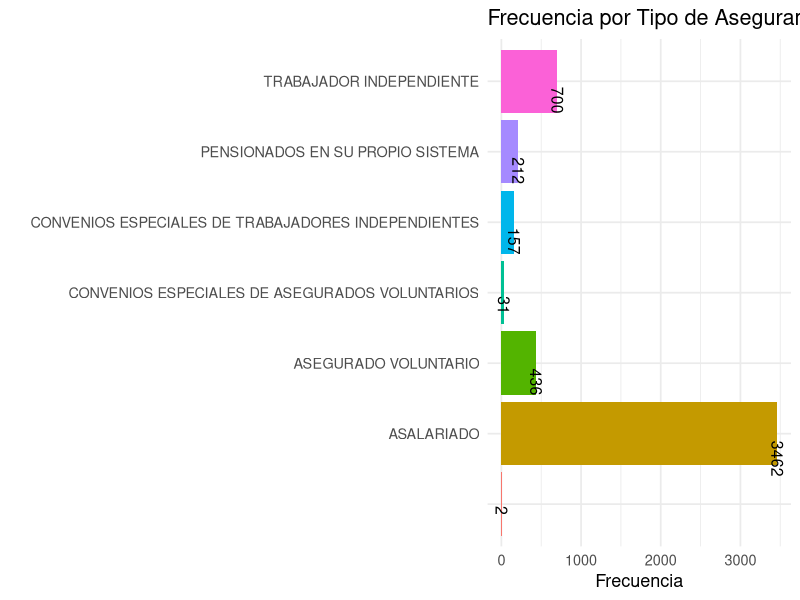
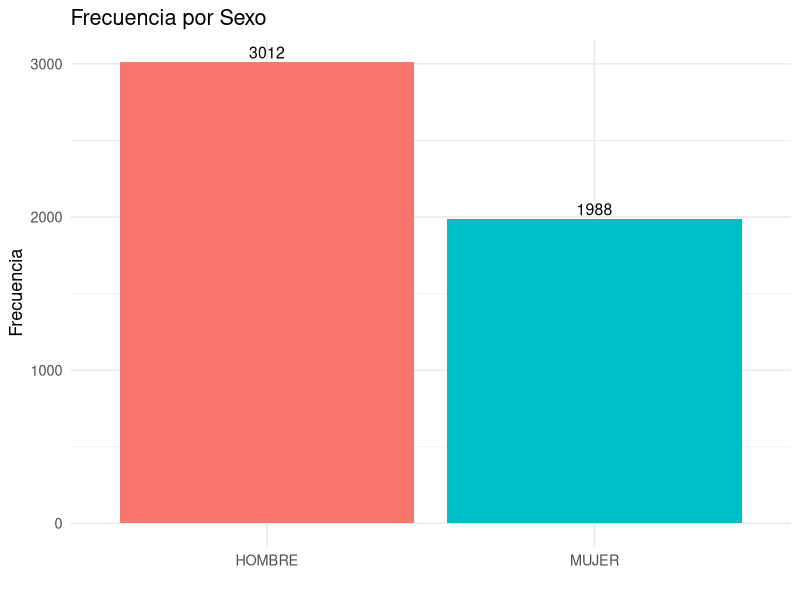
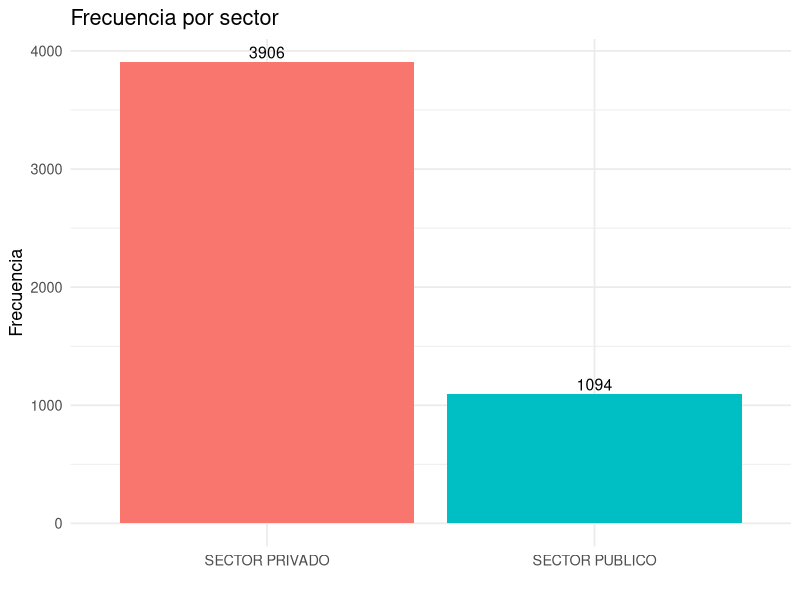
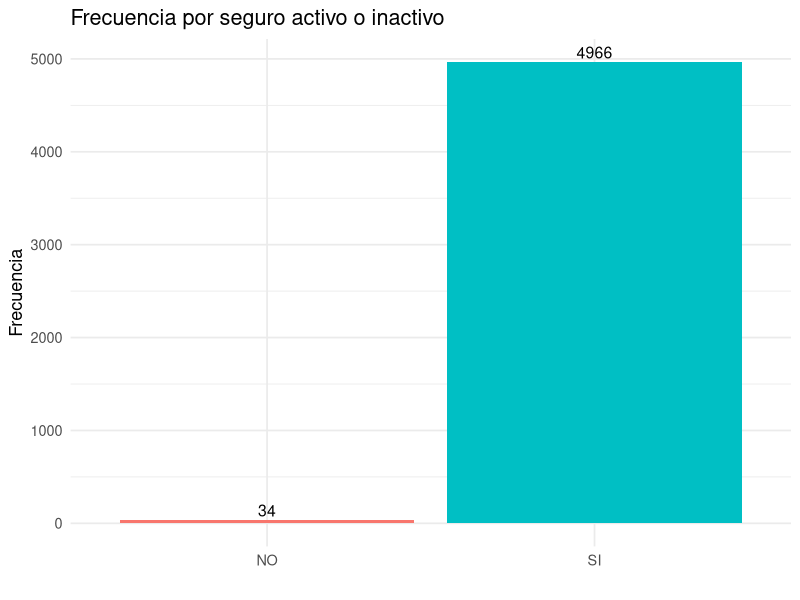
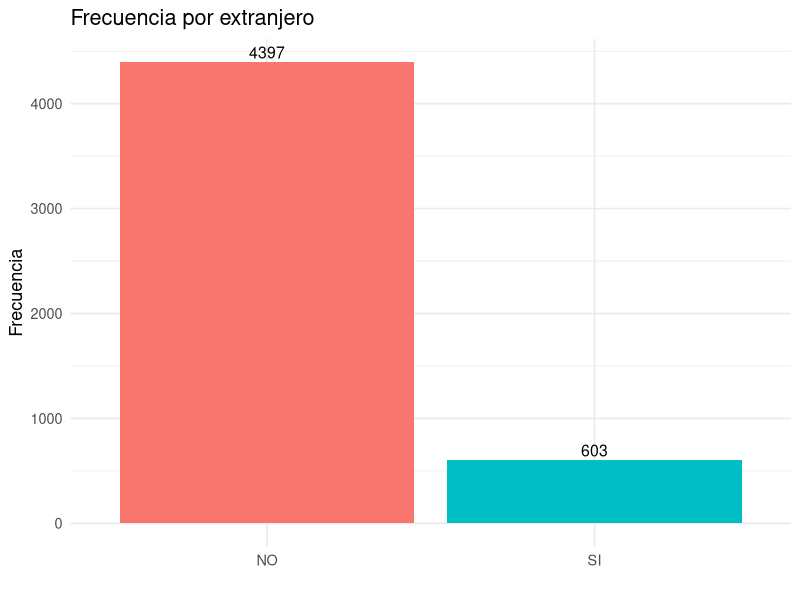
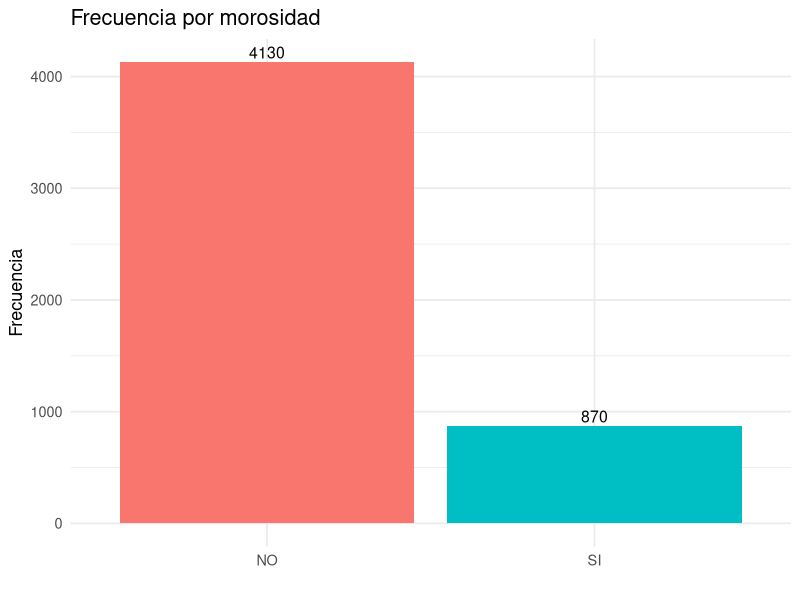

Write the R code that produced these figures, in order.
## ---- chunk 1
library(here)

datos <- read.table(here("data", "moras.txt"), header = TRUE, sep = ",", dec = ".", stringsAsFactors = FALSE )

## ---- chunk 2

datos$SALARIO <- gsub("\"", "", datos$SALARIO)      
datos$SALARIO <- gsub(",", ".", datos$SALARIO) 
datos$SALARIO <- as.numeric(datos$SALARIO) 

resumen <- data.frame(
  MEDIDOR = c("MINIMO", "MAXIMO", "CUARTIL_1", "MEDIANA", "CUARTIL_3", "PROMEDIO"),
  SALARIO = c(
    min(datos$SALARIO, na.rm = TRUE),
    max(datos$SALARIO, na.rm = TRUE),
    quantile(datos$SALARIO, 0.25, na.rm = TRUE),
    median(datos$SALARIO, na.rm = TRUE),
    quantile(datos$SALARIO, 0.75, na.rm = TRUE),
    mean(datos$SALARIO, na.rm = TRUE)
  ),
  EDAD = c(
    min(datos$EDAD, na.rm = TRUE),
    max(datos$EDAD, na.rm = TRUE),
    quantile(datos$EDAD, 0.25, na.rm = TRUE),
    median(datos$EDAD, na.rm = TRUE),
    quantile(datos$EDAD, 0.75, na.rm = TRUE),
    mean(datos$EDAD, na.rm = TRUE)
  )
)
knitr::kable(resumen, caption = "Resumen de 5 numeros y promedio.")
## ---- chunk 3
library(dplyr)

datos <- datos %>%
  mutate(
    Z_SALARIO = (SALARIO - mean(SALARIO, na.rm = TRUE)) / sd(SALARIO, na.rm = TRUE),
    OUTLIER_SALARIO = ifelse(abs(Z_SALARIO) > 1.96, "OUTLIER", "NO"),

    Z_EDAD = (EDAD - mean(EDAD, na.rm = TRUE)) / sd(EDAD, na.rm = TRUE),
    OUTLIER_EDAD = ifelse(abs(Z_EDAD) > 1.96, "OUTLIER", "NO")
  )
zscore <- datos %>% 
  select(Z_SALARIO, OUTLIER_SALARIO, Z_EDAD, OUTLIER_EDAD) %>% 
  head(10)
knitr::kable(zscore, caption = "Aplicacion del Z-score.")
## ---- chunk 4
porcentaje_na <- sapply(datos, function(x) {
  sum(is.na(x)) / length(x) * 100
})
na <- data.frame(
  COLUMNA = names(porcentaje_na),
  PORCENTAJE = round(porcentaje_na, 2)
)
knitr::kable(na, caption = "Porcentaje de valores nulos en cada columna.")
## ---- chunk 5

datos <- datos %>%
  mutate(
    SALARIO_IMPUT = ifelse(
      is.na(SALARIO) | SALARIO == "",
      mean(as.numeric(SALARIO), na.rm = TRUE),
      SALARIO
    ),
    
    EDAD_IMPUT = ifelse(
      is.na(EDAD) | EDAD == "",
      round(mean(as.numeric(EDAD), na.rm = TRUE)),
      EDAD
    ),
    
    TIPO_ASEGURAMIENTO_IMPUT = ifelse(
      is.na(TIPO_ASEGURAMIENTO) | TIPO_ASEGURAMIENTO == "",
      "DESCONOCIDO",
      TIPO_ASEGURAMIENTO
    )
  )

imputs <- datos %>% 
  select (SALARIO_IMPUT, EDAD_IMPUT, TIPO_ASEGURAMIENTO_IMPUT) %>% 
  head(10)

knitr::kable(imputs, caption = "Datos imputados por las columnas vacias.")

## ---- chunk 6
conteo_categoria <- function(df, variable) {
  df %>%
    group_by(across({{variable}})) %>%
    summarise(CONTEO = n(), .groups = "drop")
}
conteo_sexo <- conteo_categoria(datos, SEXO)
conteo_tipo <- conteo_categoria(datos, TIPO_ASEGURAMIENTO)
conteo_sector <- conteo_categoria(datos, SECTOR)
conteo_activo <- conteo_categoria(datos, INDICADOR_ACTIVO)
conteo_extranjero <- conteo_categoria(datos, INDICADOR.EXTRANJERO)
conteo_moroso <- conteo_categoria(datos, INDICADOR_MOROSO)

library(ggplot2)

library(ggplot2)
library(dplyr)

guardar_grafico_categoria <- function(df, variable, titulo, archivo, horizontal = FALSE) {
  p <- ggplot(df, aes(x = .data[[variable]], 
                      y = CONTEO, 
                      fill = .data[[variable]])) +
    geom_col() +
    geom_text(aes(label = CONTEO),
              vjust = ifelse(horizontal, 0.5, -0.3),
              hjust = ifelse(horizontal, -0.2, 0.5),
              angle = ifelse(horizontal, 270, 0),
              size = 4) +
    labs(title = titulo, x = "", y = "Frecuencia") +
    theme_minimal(base_size = 13) +
    theme(legend.position = "none")
  if (horizontal) {
    p <- p + coord_flip()
    ggsave(filename = archivo, plot = p, width = 8, height = 10, dpi = 300)
  }else{
    ggsave(filename = archivo, plot = p, width = 5, height = 7, dpi = 300)
  }
  
}

## ---- chunk 7
guardar_grafico_categoria(
  df = conteo_tipo,
  variable = "TIPO_ASEGURAMIENTO",
  titulo = "Frecuencia por Tipo de Aseguramiento",
  archivo = here("res","tipo_aseguramiento.pdf" ),
  horizontal = TRUE
)


## ---- chunk 8
guardar_grafico_categoria(
  df = conteo_sexo,
  variable = "SEXO",
  titulo = "Frecuencia por Sexo",
  archivo = here("res","sexo.pdf" ),
  horizontal = FALSE
)


## ---- chunk 9
guardar_grafico_categoria(
  df = conteo_sector,
  variable = "SECTOR",
  titulo = "Frecuencia por sector",
  archivo = here("res","sector.pdf" ),
  horizontal = FALSE
)

## ---- chunk 10
guardar_grafico_categoria(
  df = conteo_activo,
  variable = "INDICADOR_ACTIVO",
  titulo = "Frecuencia por seguro activo o inactivo",
  archivo = here("res","activo.pdf" ),
  horizontal = FALSE
)

## ---- chunk 11
guardar_grafico_categoria(
  df = conteo_extranjero,
  variable = "INDICADOR.EXTRANJERO",
  titulo = "Frecuencia por extranjero",
  archivo = here("res","extranjero.pdf" ),
  horizontal = FALSE
)

## ---- chunk 12
guardar_grafico_categoria(
  df = conteo_moroso,
  variable = "INDICADOR_MOROSO",
  titulo = "Frecuencia por morosidad",
  archivo = here("res","moroso.pdf" ),
  horizontal = FALSE
)

